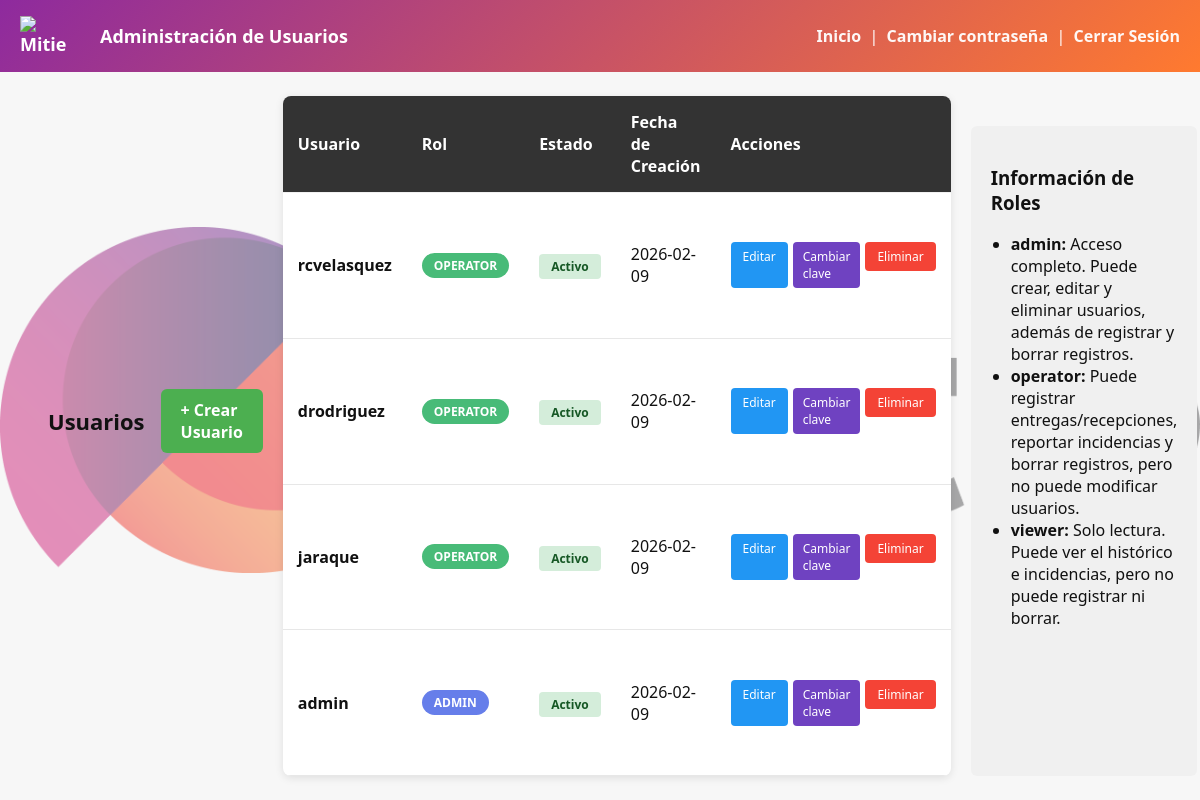
/administracion (signed in), run on the app's committed database.
### tables this page shows
CREATE TABLE usuarios (
                id INTEGER PRIMARY KEY AUTOINCREMENT,
                username TEXT UNIQUE NOT NULL,
                password TEXT NOT NULL,
                rol TEXT NOT NULL,
                activo INTEGER DEFAULT 1,
                fecha_creacion TEXT
            );

### app.py (the view)
@app.route('/administracion')
@require_permission('administracion')
def administracion():
    db = get_db()
    cursor = db.cursor()
    cursor.execute('SELECT id, username, rol, activo, fecha_creacion FROM usuarios ORDER BY fecha_creacion DESC')
    usuarios = cursor.fetchall()
    return render_template('administracion.html', usuarios=usuarios, roles=ROLES_PERMISOS.keys())

### app.py (called while the page is built)
def get_db():
    db = getattr(g, '_database', None)
    if db is None:
        db = g._database = sqlite3.connect(DB_PATH)
        db.row_factory = sqlite3.Row
    return db

@login_manager.user_loader
def load_user(user_id):
    db = get_db()
    cursor = db.cursor()
    cursor.execute('SELECT id, username, rol FROM usuarios WHERE id = ? AND activo = 1', (user_id,))
    usuario = cursor.fetchone()
    if usuario:
        return User(usuario[0], usuario[1], usuario[2])
    return None

def require_permission(permiso):
    def decorator(f):
        @wraps(f)
        @login_required
        def decorated_function(*args, **kwargs):
            if not current_user.tiene_permiso(permiso):
                flash('No tienes permisos para realizar esta acción', 'error')
                return redirect(url_for('index'))
            return f(*args, **kwargs)
        return decorated_function
    return decorator

@app.teardown_appcontext
def close_connection(exception):
    db = getattr(g, '_database', None)
    if db is not None:
        db.close()

    def tiene_permiso(self, permiso):
        return permiso in ROLES_PERMISOS.get(self.rol, [])

### templates/administracion.html (shortened to what this page needs)
<!doctype html>
<html lang="es">
  <head>
    <link rel="stylesheet" href="/static/style.css">
  </head>
  <body>
    <header class="topbar">
      <h1><img src="/static/mitie_logo.png" srcset="/static/mitie_logo@2x.png 2x" class="brand-logo" alt="Mitie" width="56" decoding="async">Administración de Usuarios</h1>
      <div>
        <a class="history-link" href="/">Inicio</a>
        &nbsp;|&nbsp;
        <a class="history-link" href="/perfil/cambiar_contrasena">Cambiar contraseña</a>
        &nbsp;|&nbsp;
        <a class="history-link" href="/logout">Cerrar Sesión</a>
      </div>
    </header>
    <main class="container admin-full">
      <div class="admin-header">
        <h2>Usuarios</h2>
        <a href="/usuarios/crear" id="open-create-btn" class="btn-crear">+ Crear Usuario</a>
      </div>
      <table class="usuarios-table">
        <thead>
          <tr>
            <th>Usuario</th>
            <th>Rol</th>
            <th>Estado</th>
            <th>Fecha de Creación</th>
            <th>Acciones</th>
          </tr>
        </thead>
        <tbody>
          {% if usuarios %}
            {% for usuario in usuarios %}
              <tr>
                <td><strong>{{ usuario[1] }}</strong></td>
                <td><span class="rol-badge rol-{{ usuario[2] }}">{{ usuario[2].upper() }}</span></td>
                <td>
                  <span class="activo-badge activo-{% if usuario[3] == 1 %}si{% else %}no{% endif %}">
                    {% if usuario[3] == 1 %}Activo{% else %}Inactivo{% endif %}
                  </span>
                </td>
                <td>{{ usuario[4][:10] if usuario[4] else 'N/A' }}</td>
                <td>
                  <div class="acciones">
                    <a href="/usuarios/{{ usuario[0] }}/editar" class="btn-pequeno btn-editar">Editar</a>
                    <a href="/usuarios/{{ usuario[0] }}/cambiar_contrasena" class="btn-pequeno" style="background:#6f42c1;color:#fff;border-radius:4px;padding:6px 10px;text-decoration:none;">Cambiar clave</a>
                    <form method="post" action="/usuarios/{{ usuario[0] }}/eliminar" class="form-eliminar" onclick="return confirm('¿Estás seguro de que quieres eliminar este usuario?');">
                      <button type="submit" class="btn-pequeno btn-eliminar">Eliminar</button>
                    </form>
                  </div>
                </td>
              </tr>
            {% endfor %}
          {% else %}
            <tr>
              <td colspan="5" style="text-align: center; color: #999;">No hay usuarios registrados</td>
            </tr>
          {% endif %}
        </tbody>
      </table>
      <div style="margin-top: 30px; padding: 20px; background: #f0f0f0; border-radius: 6px;">
        <h3>Información de Roles</h3>
        <ul style="margin: 10px 0; padding-left: 20px;">
          <li><strong>admin:</strong> Acceso completo. Puede crear, editar y eliminar usuarios, además de registrar y borrar registros.</li>
          <li><strong>operator:</strong> Puede registrar entregas/recepciones, reportar incidencias y borrar registros, pero no puede modificar usuarios.</li>
          <li><strong>viewer:</strong> Solo lectura. Puede ver el histórico e incidencias, pero no puede registrar ni borrar.</li>
        </ul>
      </div>
    </main>
  </body>
</html>

### static/style.css (style rules this page uses)
:root { --brand-orange: #ff7a2f; --brand-magenta: #8e2a9e; --brand-gradient: linear-gradient(135deg,var(--brand-magenta),var(--brand-orange)); --brand-dark: #3b1f3f; --brand-text: #4b4b4b; --accent: var(--brand-orange); --muted: #f7f7f7; --text: #111; }
* { box-sizing:border-box;font-family:Segoe UI, Roboto, Arial, sans-serif }
body { margin:0;background:var(--muted);color:var(--text) }
.topbar { background:var(--brand-gradient);padding:16px 20px;display:flex;align-items:center;justify-content:space-between;color:#fff }
.topbar h1 { margin:0;font-size:18px;display:flex;align-items:center;gap:12px }
.brand-logo { width:56px;height:auto;display:inline-block;vertical-align:middle;margin-right:12px }
.history-link { color:rgba(255,255,255,0.95);text-decoration:none;font-weight:600 }
.container { display:flex;gap:20px;padding:24px;width:100%;margin:0;max-width:none;height:calc(100vh - 72px);box-sizing:border-box }
table { width:100%;border-collapse:collapse;background:#fff;border-radius:8px;overflow:hidden }
th,td { padding:10px;text-align:left;border-bottom:1px solid #f1f1f1 }
thead th { background:var(--accent) }
.topbar { position: relative; z-index: 2; }
main.container { position: relative; z-index: 2; }

### templates/administracion.html (style rules this page uses)
.admin-header { display: flex; justify-content: space-between; align-items: center; margin-bottom: 30px; }
.admin-header h2 { margin: 0; }
.btn-crear { background: #4CAF50; color: white; padding: 10px 20px; border-radius: 6px; text-decoration: none; font-weight: bold; display: inline-block; transition: all 0.3s; }
.usuarios-table { width: 100%; border-collapse: collapse; background: white; border-radius: 8px; overflow: hidden; box-shadow: 0 2px 8px rgba(0,0,0,0.1); }
.usuarios-table th { background: #333; color: white; padding: 15px; text-align: left; font-weight: bold; }
.usuarios-table td { padding: 12px 15px; border-bottom: 1px solid #e7e7e7; }
.rol-badge { display: inline-block; padding: 4px 12px; border-radius: 20px; font-size: 12px; font-weight: bold; color: white; }
.rol-admin { background: #667eea; }
.rol-operator { background: #48bb78; }
.activo-badge { padding: 4px 12px; border-radius: 4px; font-size: 12px; font-weight: bold; }
.activo-si { background: #d4edda; color: #155724; }
.acciones { display: flex; gap: 5px; }
.btn-pequeno { padding: 6px 12px; border: none; border-radius: 4px; font-size: 12px; cursor: pointer; text-decoration: none; display: inline-block; transition: all 0.3s; }
.btn-editar { background: #2196F3; color: white; }
.btn-eliminar { background: #f44336; color: white; border: none; }
.form-eliminar { display: inline; }
.admin-full { max-width: none; width: 100%; margin: 0; padding: 24px 48px; }
.admin-full .admin-header { gap: 16px; }
.admin-full .usuarios-table { width: 100%; }
.admin-full .admin-header h2 { font-size: 22px; }

### data on the page
usuarios: username "rcvelasquez", rol "OPERATOR", activo "Activo", fecha_creacion "2026-02-09"
usuarios: username "drodriguez", rol "OPERATOR", activo "Activo", fecha_creacion "2026-02-09"
usuarios: username "jaraque", rol "OPERATOR", activo "Activo", fecha_creacion "2026-02-09"
usuarios: username "admin", rol "ADMIN", activo "Activo", fecha_creacion "2026-02-09"
